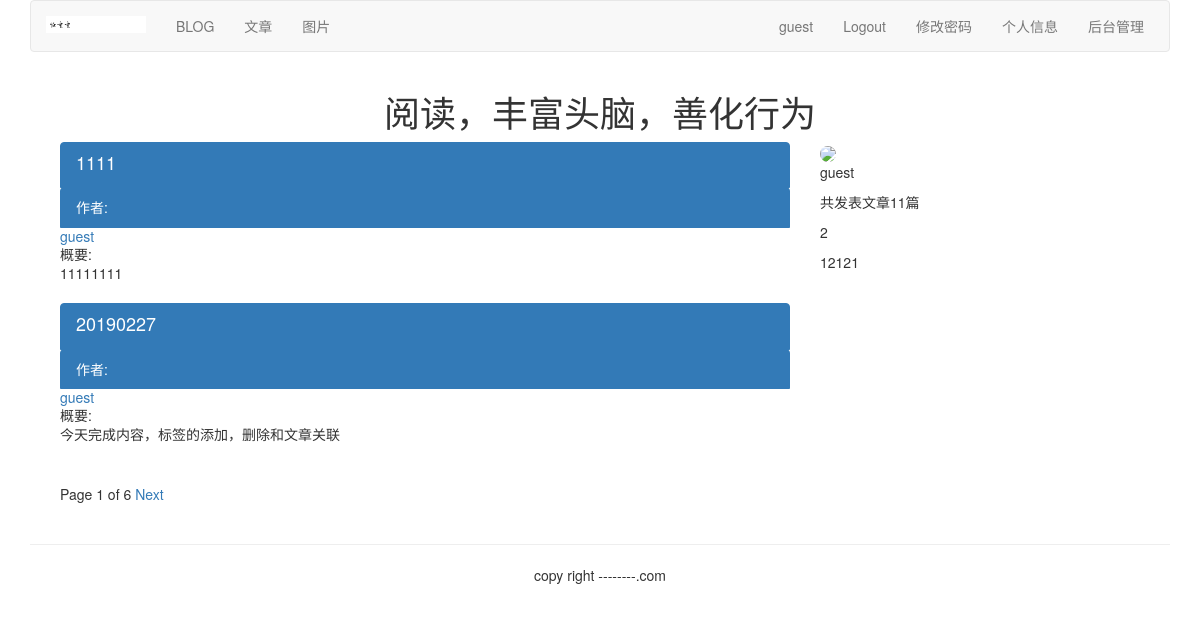
/article/list-article-titles/guest/, run on the app's committed database.
### article/models.py (models this page shows, shortened)
class ArticlePost(models.Model):
    author = models.ForeignKey(User, related_name='article', on_delete=models.CASCADE)
    title = models.CharField(max_length=200)
    slug = models.SlugField(max_length=500)
    column = models.ForeignKey(ArticleColumn, related_name='article_column', on_delete=models.CASCADE)
    body = models.TextField()
    created = models.DateTimeField(default=timezone.now)
    updated = models.DateTimeField(auto_now=True)
    users_like = models.ManyToManyField(User, related_name="articles_like", blank=True)
    article_tag = models.ManyToManyField(ArticleTag, related_name="article_tag", blank=True)
    class Meta:
        ordering = ('-updated',)
        index_together = (('id', 'slug'),)
    def get_url_path(self):
        return reverse("article:list_article_detail", args=[self.id, self.slug])

### account/models.py (models this page shows, shortened)
class UserInfo(models.Model):
    user = models.OneToOneField(User, unique=True, on_delete=models.CASCADE)
    school = models.CharField(max_length=100, blank=True)
    company = models.CharField(max_length=100, blank=True)
    profession = models.CharField(max_length=100, blank=True)
    address = models.CharField(max_length=100, blank=True)
    aboutme = models.TextField(blank=True)
    photo = models.ImageField(blank=True)

### article/list_views.py (the view)
# urls.py: url(r'^list-article-titles/(?P<username>[-\w]+)/$', list_views.article_titles, name="author_articles"),
def article_titles(request, username=None):
    if username:
        user = User.objects.get(username=username)
        articles_title = ArticlePost.objects.filter(author=user)
        try:
            userinfo = user.userinfo
        except:
            userinfo = None
    else:
        articles_title = ArticlePost.objects.all()
    paginator = Paginator(articles_title, 2)
    page = request.GET.get('page')
    try:
        current_page = paginator.page(page)
        articles = current_page.object_list
    except PageNotAnInteger:
        current_page = paginator.page(1)
        articles = current_page.object_list
    except EmptyPage:
        current_page = paginator.page(paginator.num_pages)
        articles = current_page.object_list
    if username:
        return render(request, "article/list/author_articles.html", {"articles": articles,
                                                                "page": current_page,
                                                                "userinfo": userinfo,
                                                                "user": user})
    else:
        return render(request, "article/list/article_titles.html", {"articles": articles,
                                                                "page": current_page})

### article/templatetags/article_tags.py (called while the page is built)
@register.simple_tag
def author_total_articles(user):
    return user.article.count()

### templates/article/list/author_articles.html (shortened to what this page needs)
{% extends 'base.html' %}
{% load article_tags %}
{% load staticfiles %}
{% block content %}
<div class="row text-center vertical-middle-sm">
    <h1>阅读，丰富头脑，善化行为</h1>
</div>
<div class="container">
<div class="col-md-8">
    {% for article in articles %}
     <div class="list-group">
        <a href="{{ article.get_url_path }}" class="list-group-item active">
            <h4 class="list-group-item-heading">{{ article.title }}</h4>
            <p class="list-group-item-text">作者:
                <a href="{% url "article:author_articles" article.author.username %}">
                    {{ article.author.username }}
                </a></p>
            <p class="list-group-item-text">概要:{{ article.body|slice:'70'|linebreaks }}</p>
        </a>
     </div>
    {% endfor %}
{% include 'paginator.html' %}
</div>
<div class="col-md-4">
<div>
    {% if userinfo.photo %}
        <img src="{{ userinfo.photo|striptags }}" class="img-circle" id="my_photo"
             name="user_face">
    {% else %}
        <img name="user_face" src="{% static "images/rtt.png" %}" class="img-circle" id="my_photo">
    {% endif %}
</div>
<div>
    <p>{{ user.username }}</p>
    <p>共发表文章{% author_total_articles user %}篇</p>
    {% if userinfo %}
        <p>{{ userinfo.company }}</p>
        <p>{{ userinfo.aboutme }}</p>
     {% else %}
        <p>这个作者太懒，什么都没有留下</p>
    {% endif %}
</div>
</div>
</div>
{% endblock %}

### templates/header.html
{% load staticfiles %}
<div class="container">
    <nav class="navbar navbar-default" role="navigation">
        <div class="navbar-header">
            <a class="navbar-brand" href="#">
                <img src="{%static 'images/rtt.png' %}" width="100px"> </a>
        </div>
        <div>
            <ul class="nav navbar-nav" role="navigation">
                <li> <a href="{% url 'blog:blog_title' %}">BLOG</a> </li>
                <li> <a href="{% url 'article:article_titles' %}">文章</a> </li>
                <li> <a href="{% url 'image:falls_images' %}">图片</a> </li>
            </ul>
            <ul class="nav navbar-nav navbar-right" style="margin-right:10px">
                {% if  user.is_authenticated %}
                 <li><a href="#">{{ user.username }}</a> </li>
                 <li><a href="{% url 'account:user_logout' %}">Logout</a> </li>
                    <li><!- 以下为新增-->
                    <li><a href="{% url 'account:password_change' %}">修改密码</a> </li>
                    <li><a href="{% url 'account:my_infomation' %}">个人信息</a> </li>
                    <li><a href="{% url 'article:article_column'%}">后台管理</a></li>
                    </li>
                {% else %}
                <li><a href="{% url 'account:user_login' %}">LOGIN</a></li>
                <li><a href="{% url 'account:user_register' %}">Sign up</a></li>
                <li><a href="{% url 'course:about' %}">关于本站</a></li>
                {% endif %}
            </ul>
        </div>
    </nav>
</div>

### data on the page
ArticlePost: title "1111", author.username "guest", body "11111111"
ArticlePost: title "20190227", author.username "guest", body "今天完成内容，标签的添加，删除和文章关联"
UserInfo: company "2", aboutme "12121"

### other printed values
{{ user.username }} "guest"
{{ page.number }} "1"
{{ page.paginator.num_pages }} "6"
